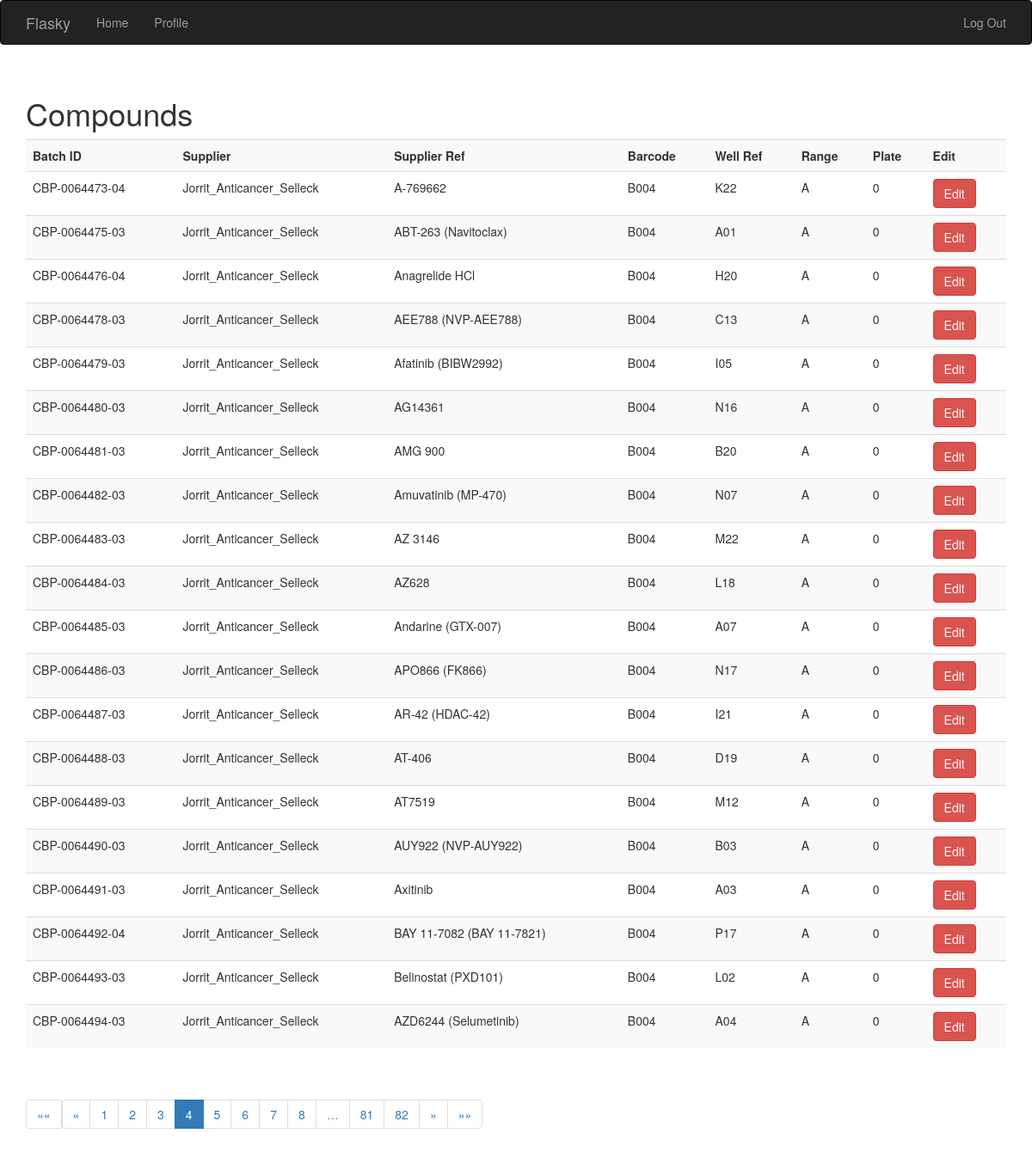
/showcompound?page=4 (signed in), run on the app's committed database.
### app/models.py (models this page shows, shortened)
class CompoundDB(db.Model):
    __tablename__ = 'compoundsdb'
    id = db.Column(db.Integer, primary_key=True)
    formatted_batch_id = db.Column(db.String(64), unique=True, index=True)
    supplier = db.Column(db.String(64), unique=False, index=True)
    supplier_ref = db.Column(db.String(64), unique=False, index=True)
    well_ref = db.Column(db.String(64), unique=False, index=True)
    barcode = db.Column(db.String(64), unique=False, index=True)
    starting_concentration = db.Column(db.String(64), unique=False, index=True)
    concentration_range = db.Column(db.String(64), unique=False, index=True)
    def __repr__(self):
        return '<compound_id %r>' % self.id

### app/main/views.py (the view)
@main.route('/showcompound', methods=['GET'])
@login_required
def show_compound():
    page = request.args.get('page', 1, type=int)
    pagination = CompoundDB.query.order_by(CompoundDB.id).paginate(page, per_page=20, error_out=False)
    print(pagination.items)
    compound = pagination.items
    page_10 = pagination.next_num+9
    if page_10 > pagination.pages:
        pageincrement = pagination.pages
    else:
        pageincrement = page_10
    page_decrement = page - 10
    if page_decrement < 1:
        page_decrement = 1
    print(page_decrement)
    return render_template('showcompound.html', compound=compound, pagination=pagination, pageincrement=pageincrement, page_decrement=page_decrement)

### app/main/__init__.py (called while the page is built)
@main.app_context_processor
def inject_permissions():
    return dict(Pemission=Permission)

### app/models.py (called while the page is built)
@login_manager.user_loader
def load_user(user_id):
    return User.query.get(int(user_id))

### app/templates/showcompound.html (shortened to what this page needs)
{% extends "base.html" %}
{% import "bootstrap/wtf.html" as wtf %}
{% import "_macros.html" as macros %}
{% block page_content %}
<div class="page-header">
    <h1>Compounds</h1>
{% include '_showcompound.html' %}
    {% if pagination %}
    <div class="pagination">
    {{ macros.pagination_widget(page_decrement, pageincrement, pagination, '.show_compound' ) }}
</div>
    {% endif %}
</div>
{% endblock %}

### app/templates/_showcompound.html (shortened to what this page needs)
<p>
    <table class="table table-striped">
    <tr>
    <th>Batch ID</th>
    <th>Supplier</th>
    <th>Supplier Ref</th>
        <th>Barcode</th>
        <th>Well Ref</th>
        <th>Range</th>
        <th>Plate</th>
        <th>Edit</th>
  </tr>
    {% for compounds in compound %}
       <tr>
        <td>{{ compounds.formatted_batch_id }}</td> <td>{{ compounds.supplier }}</td> <td>{{ compounds.supplier_ref }}</td> <td>{{ compounds.barcode }}</td> <td>{{ compounds.well_ref }}</td> <td>{{ compounds.concentration_range }}</td> <td>{{ compounds.starting_concentration }}</td>
        <td>
           <a class="btn btn-danger"
            href="{{ url_for('.edit_compound', batch_id = compounds.formatted_batch_id ) }}">
            Edit
               </a>
            </td>
        {% endfor %}
        </tr>
    </table>
</p>

### data on the page
CompoundDB: formatted_batch_id "CBP-0064473-04", supplier "Jorrit_Anticancer_Selleck", supplier_ref "A-769662", barcode "B004", well_ref "K22", concentration_range "A", starting_concentration "0"
CompoundDB: formatted_batch_id "CBP-0064475-03", supplier "Jorrit_Anticancer_Selleck", supplier_ref "ABT-263 (Navitoclax)", barcode "B004", well_ref "A01", concentration_range "A", starting_concentration "0"
CompoundDB: formatted_batch_id "CBP-0064476-04", supplier "Jorrit_Anticancer_Selleck", supplier_ref "Anagrelide HCl", barcode "B004", well_ref "H20", concentration_range "A", starting_concentration "0"
CompoundDB: formatted_batch_id "CBP-0064478-03", supplier "Jorrit_Anticancer_Selleck", supplier_ref "AEE788 (NVP-AEE788)", barcode "B004", well_ref "C13", concentration_range "A", starting_concentration "0"
CompoundDB: formatted_batch_id "CBP-0064479-03", supplier "Jorrit_Anticancer_Selleck", supplier_ref "Afatinib (BIBW2992)", barcode "B004", well_ref "I05", concentration_range "A", starting_concentration "0"
CompoundDB: formatted_batch_id "CBP-0064480-03", supplier "Jorrit_Anticancer_Selleck", supplier_ref "AG14361", barcode "B004", well_ref "N16", concentration_range "A", starting_concentration "0"
CompoundDB: formatted_batch_id "CBP-0064481-03", supplier "Jorrit_Anticancer_Selleck", supplier_ref "AMG 900", barcode "B004", well_ref "B20", concentration_range "A", starting_concentration "0"
CompoundDB: formatted_batch_id "CBP-0064482-03", supplier "Jorrit_Anticancer_Selleck", supplier_ref "Amuvatinib (MP-470)", barcode "B004", well_ref "N07", concentration_range "A", starting_concentration "0"
CompoundDB: formatted_batch_id "CBP-0064483-03", supplier "Jorrit_Anticancer_Selleck", supplier_ref "AZ 3146", barcode "B004", well_ref "M22", concentration_range "A", starting_concentration "0"
CompoundDB: formatted_batch_id "CBP-0064484-03", supplier "Jorrit_Anticancer_Selleck", supplier_ref "AZ628", barcode "B004", well_ref "L18", concentration_range "A", starting_concentration "0"
CompoundDB: formatted_batch_id "CBP-0064485-03", supplier "Jorrit_Anticancer_Selleck", supplier_ref "Andarine (GTX-007)", barcode "B004", well_ref "A07", concentration_range "A", starting_concentration "0"
CompoundDB: formatted_batch_id "CBP-0064486-03", supplier "Jorrit_Anticancer_Selleck", supplier_ref "APO866 (FK866)", barcode "B004", well_ref "N17", concentration_range "A", starting_concentration "0"
CompoundDB: formatted_batch_id "CBP-0064487-03", supplier "Jorrit_Anticancer_Selleck", supplier_ref "AR-42 (HDAC-42)", barcode "B004", well_ref "I21", concentration_range "A", starting_concentration "0"
CompoundDB: formatted_batch_id "CBP-0064488-03", supplier "Jorrit_Anticancer_Selleck", supplier_ref "AT-406", barcode "B004", well_ref "D19", concentration_range "A", starting_concentration "0"
CompoundDB: formatted_batch_id "CBP-0064489-03", supplier "Jorrit_Anticancer_Selleck", supplier_ref "AT7519", barcode "B004", well_ref "M12", concentration_range "A", starting_concentration "0"
CompoundDB: formatted_batch_id "CBP-0064490-03", supplier "Jorrit_Anticancer_Selleck", supplier_ref "AUY922 (NVP-AUY922)", barcode "B004", well_ref "B03", concentration_range "A", starting_concentration "0"
CompoundDB: formatted_batch_id "CBP-0064491-03", supplier "Jorrit_Anticancer_Selleck", supplier_ref "Axitinib", barcode "B004", well_ref "A03", concentration_range "A", starting_concentration "0"
CompoundDB: formatted_batch_id "CBP-0064492-04", supplier "Jorrit_Anticancer_Selleck", supplier_ref "BAY 11-7082 (BAY 11-7821)", barcode "B004", well_ref "P17", concentration_range "A", starting_concentration "0"
CompoundDB: formatted_batch_id "CBP-0064493-03", supplier "Jorrit_Anticancer_Selleck", supplier_ref "Belinostat (PXD101)", barcode "B004", well_ref "L02", concentration_range "A", starting_concentration "0"
CompoundDB: formatted_batch_id "CBP-0064494-03", supplier "Jorrit_Anticancer_Selleck", supplier_ref "AZD6244 (Selumetinib)", barcode "B004", well_ref "A04", concentration_range "A", starting_concentration "0"

### other printed values
{{ p }} "1" "2" "3" "5" "6" "7" "8" "81" "82"
{{ p }} "4"
